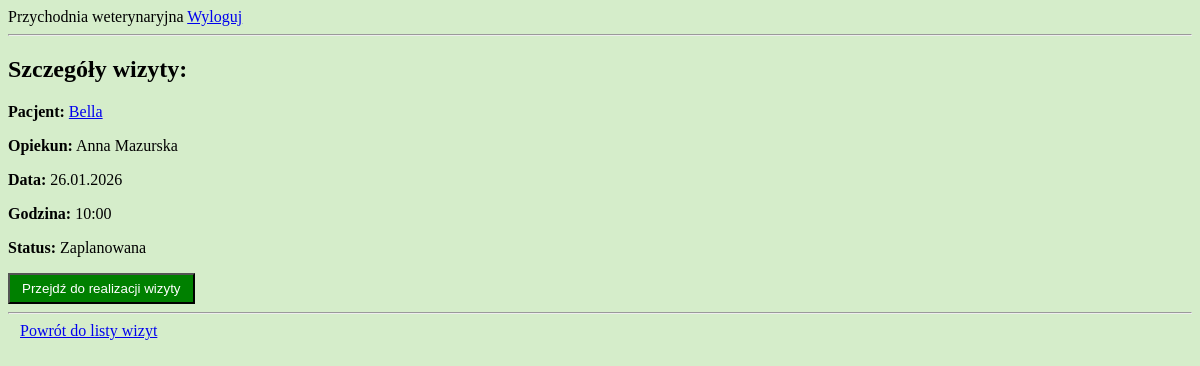
The page /przychodnia/wizyty/2/ (signed in) on the database as committed earlier.
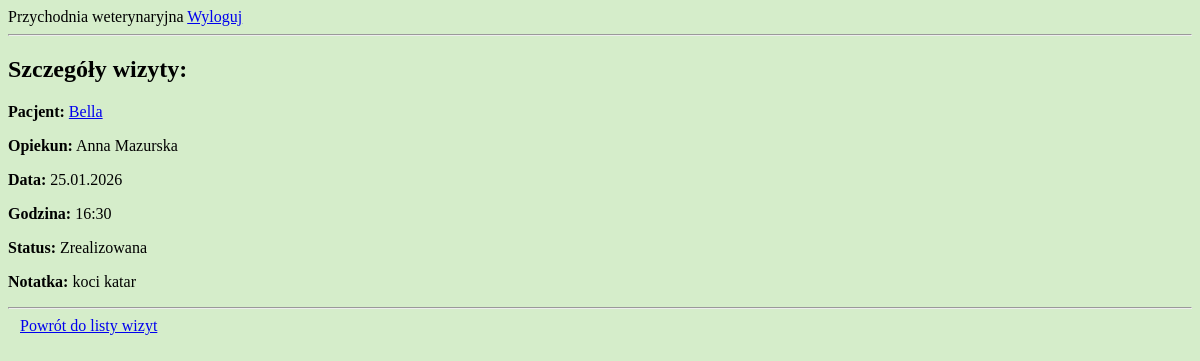
The same page on the database as committed later.
### przychodnia/models.py (models this page shows, shortened)
class Wizyta(models.Model):
    zwierze = models.ForeignKey(Zwierze, on_delete = models.CASCADE)
    weterynarz = models.ForeignKey(Weterynarz, on_delete = models.PROTECT)
    data_wizyty = models.DateField()  # warunek: weterynarz jest dostepny (grafik dostepnosci + inne wizyty)
    godzina_wizyty = models.TimeField()
    status = models.IntegerField(choices = STATUS_WIZYTA.choices, default = STATUS_WIZYTA.Zaplanowana)
    notatka = models.TextField(blank = True)
    class Meta:
        verbose_name_plural = "Wizyty"
        ordering = ['data_wizyty', 'godzina_wizyty', 'status']

class Zwierze(models.Model):
    imie = models.CharField(max_length = 50)
    opiekun = models.ForeignKey(Opiekun, on_delete = models.PROTECT)
    gatunek = models.IntegerField(choices = GATUNEK.choices)
    plec = models.IntegerField(choices = PLEC_ZWIERZE.choices)
    data_urodzenia = models.DateField(blank = True, null = True)
    data_dodania = models.DateTimeField(auto_now_add = True, editable = False)
    class Meta:
        verbose_name_plural = "Zwierzeta"
        ordering = ['opiekun__nazwisko', 'gatunek', 'imie']

class Opiekun(models.Model):
    user = models.OneToOneField(User, on_delete=models.CASCADE)  # polaczenie profilu opiekuna z kontem uzytkownika User
    imie = models.CharField(max_length = 50)
    nazwisko = models.CharField(max_length = 100)
    plec = models.IntegerField(choices = PLEC_OSOBA.choices)
    data_dodania = models.DateTimeField(auto_now_add = True, editable = False)
    def __str__(self):
        return f"{self.imie} {self.nazwisko}"
    class Meta:
        verbose_name_plural = "Opiekunowie"
        ordering = ['nazwisko', 'imie']

### przychodnia/views.py (the view)
# urls.py: path('wizyty/<int:pk>/', views.wizyta_detail, name='wizyta-detail'),
@login_required
def wizyta_detail(request, pk):
    user = request.user
    try:
        wizyta = Wizyta.objects.get(id=pk)
    except Wizyta.DoesNotExist:
        return HttpResponse("Wizyta nie istnieje", status=404)
    if hasattr(user, 'opiekun'):
        if wizyta.zwierze.opiekun != user.opiekun:
            return HttpResponse("Brak dostępu", status=403)
    elif hasattr(user, 'weterynarz'):
        pass
    else:
        return HttpResponse("Brak roli użytkownika", status=403)
    return render(request, 'przychodnia/wizyty/wizyta_detail.html', {'wizyta': wizyta})

### przychodnia/templates/przychodnia/wizyty/wizyta_detail.html (shortened to what this page needs)
{% extends "przychodnia/base.html" %}
{% block content %}
<h2>Szczegóły wizyty:</h2>
<p><strong>Pacjent:</strong> <a href="{% url 'zwierze-detail' pk=wizyta.zwierze.pk %}">
            {{ wizyta.zwierze.imie }}</a></p>
{% if user.weterynarz %}<p><strong>Opiekun:</strong> {{ wizyta.zwierze.opiekun }}</p>{% endif %}
<p><strong>Data:</strong> {{ wizyta.data_wizyty|date:"d.m.Y" }}</p>
<p><strong>Godzina:</strong> {{ wizyta.godzina_wizyty|time:"H:i" }}</p>
<p><strong>Status:</strong> {{ wizyta.get_status_display }}</p>
{% if wizyta.status == 2 %}
<p><strong>Notatka:</strong>
    {% if wizyta.notatka %}
        {{ wizyta.notatka }}
    {% else %}
        brak
    {% endif %}</p>
{% endif %}
{% if wizyta.weterynarz == user.weterynarz and wizyta.status == 1 %}
    <form method="get" action="{% url 'zrealizuj-wizyte' pk=wizyta.pk %}">
        <button type="submit"
            style="background-color: green; color: white; padding: 6px 12px;">
            Przejdź do realizacji wizyty
        </button>
    </form>
{% endif %}
<hr>
<a href="{% url 'lista-wizyt' %}" style="padding: 6px 12px;">
    Powrót do listy wizyt
</a>
{% endblock %}

Rows that differ between the two databases and show on the page:
changed Wizyta "Bella": data_wizyty "26.01.2026" → "25.01.2026"; godzina_wizyty "10:00" → "16:30"; status "Zaplanowana" → "Zrealizowana"; notatka (not shown) → "koci katar"
Other text that changed with them:
text no longer shown: "Przejdź do realizacji wizyty"
text now shown: "Notatka:"
